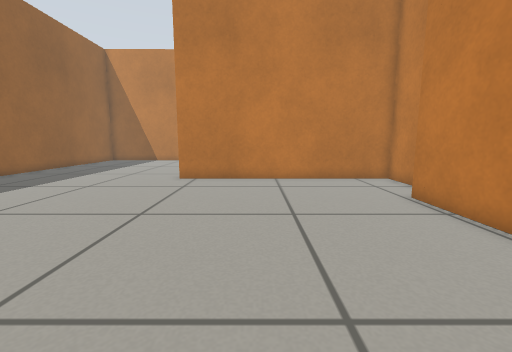
[1] (above)

16 first-person views from a walk through a world built for the Gazebo simulator. The camera is 0.48 m above the floor, tilts 8° down and sees 90° across. The floor is counted in squares, 0.25 m on a side. Each view is taken from the middle of a square. On the plan, view 1 faces up. The plan holds only what a view shows up to about 15 squares ahead; the rest is blank.

[2]
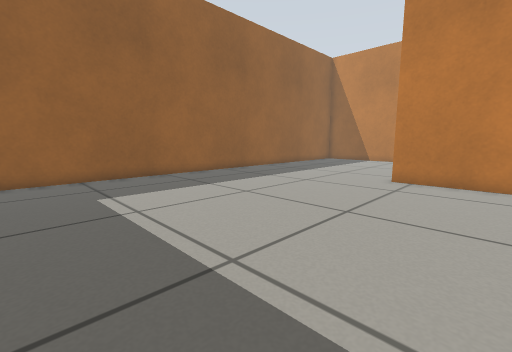

[3]
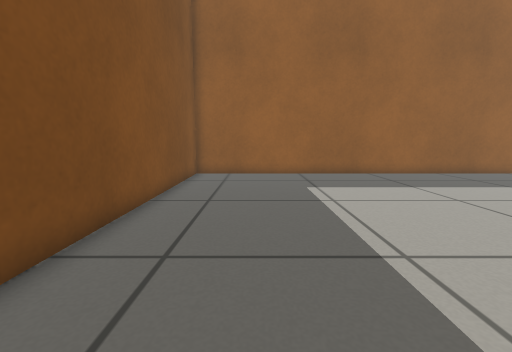

[4]
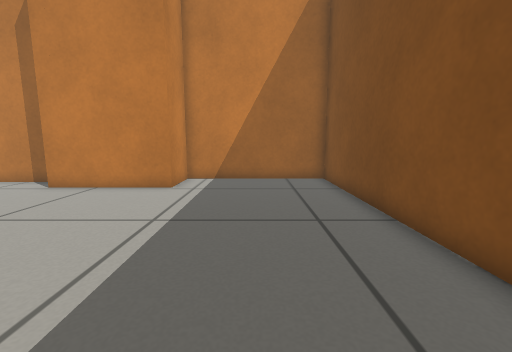

[5]
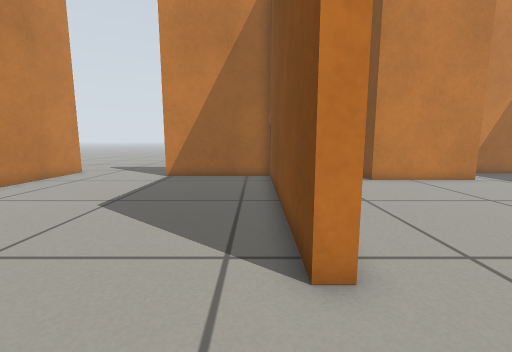

[6]
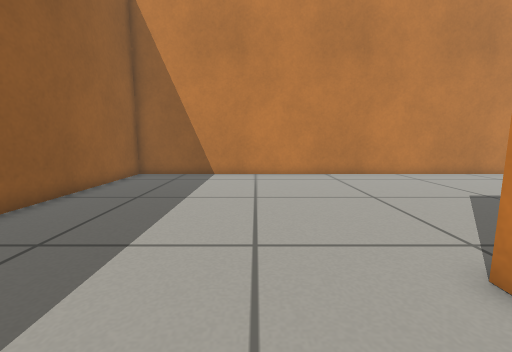

[7]
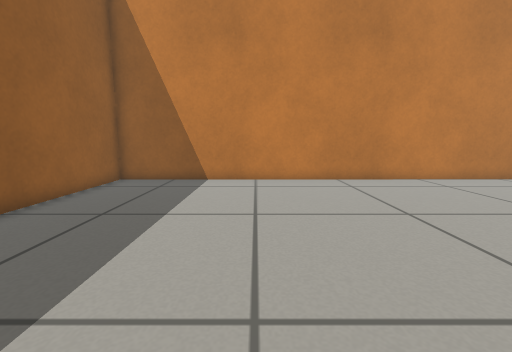

[8]
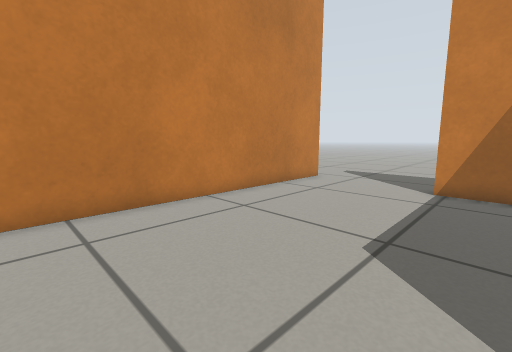

[9]
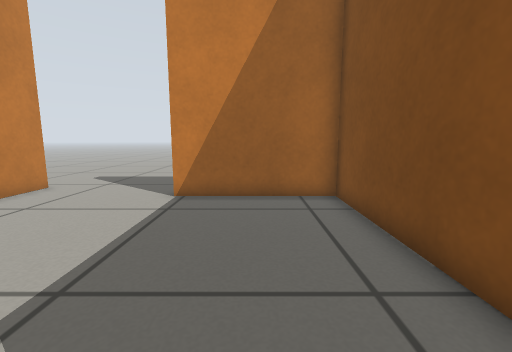

[10]
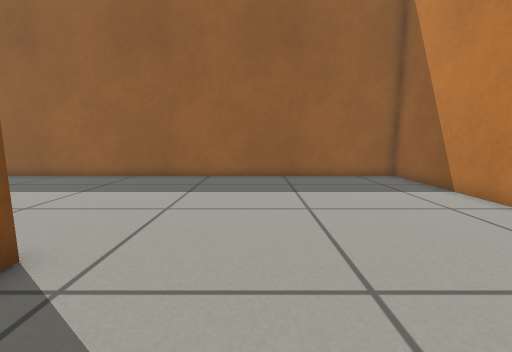

[11]
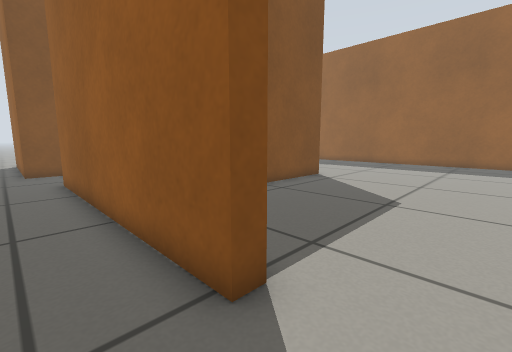

[12]
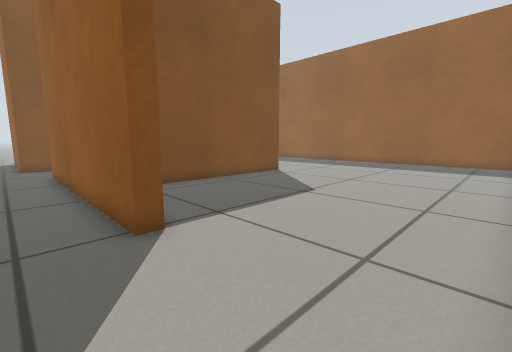

[13]
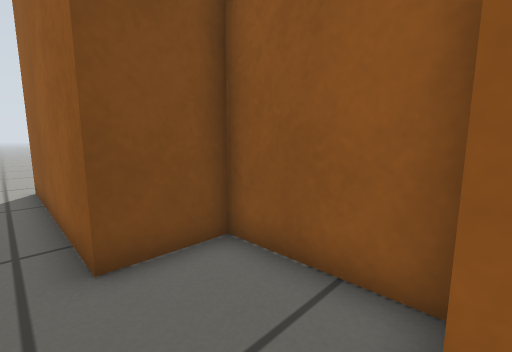

[14]
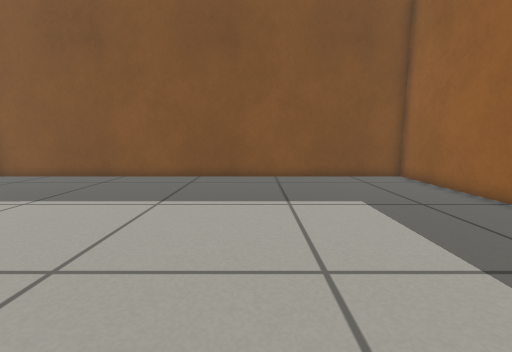

[15]
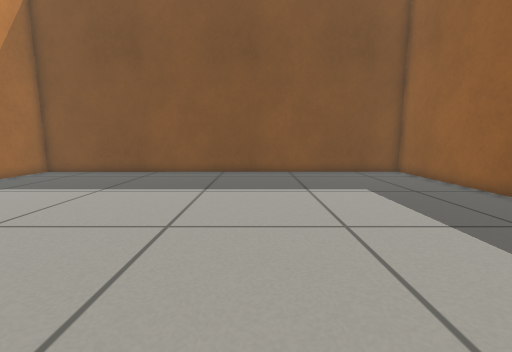

[16]
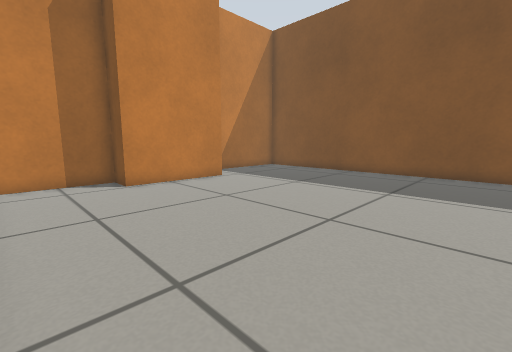

### Floor plan
Points are (right, up) in squares from view 1. A wall is a line through its corners. A room is listed if a view was taken in it or the views show most of it. See-through windows are left out.
Room 1 (views 1, 2, 3, 4, 5, 6, 7, 8, 9, 10, 11, 12, 13, 14, 15, 16)
walls: (5.8, 7.8) (5.8, 4) (8.2, 4) (8.2, -4); (8.3, 24.4) (-13.6, 24.4) (-13.6, -3.4) (7.6, -3.4) (7.6, 3.4) (5.2, 3.4) (5.2, 8.4) (6.6, 8.4) (6.6, 12.7) (-3.8, 12.7) (-3.8, 13.3) (6.6, 13.3) (6.6, 18.8) (7.2, 18.8) (7.2, 7.8)
ways out: opening at (9, -5); opening at (9, 25)

Positions as (right, up) in squares from view 1, and headings:
1: (0, 0), facing up
2: (0, 0), facing up-left
3: (1, 0), facing left
4: (-5, 0), facing right
5: (-7, 14), facing right
6: (-7, 10), facing up
7: (-7, 12), facing up
8: (-4, 17), facing up-right
9: (-2, 16), facing right
10: (0, 17), facing left
11: (9, 21), facing down-left
12: (9, 24), facing down-left
13: (9, 8), facing down-left
14: (-6, 10), facing down
15: (-5, 12), facing down
16: (-6, 12), facing down-right
